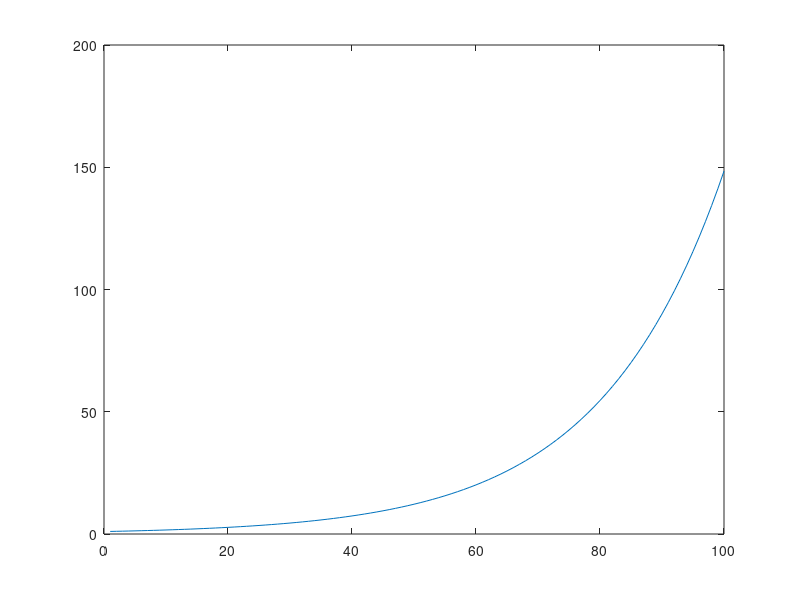

Recreate this plot in MATLAB.
clear all
close all
clc
noise = rand(100,1);
x = 1:100;
eFunction = exp(x*0.05);
% eFunction = eFunction .*  awgn(100,1,0);
plot(eFunction)

